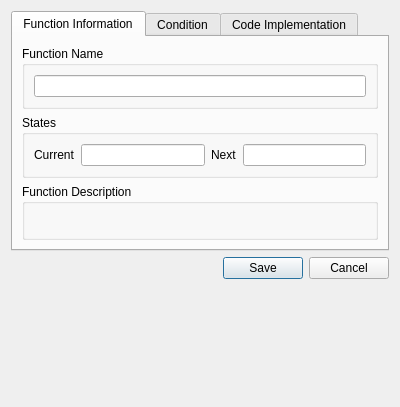
<ui version="4.0" >
 <class>XWidgetEditFunction</class>
 <widget class="QWidget" name="XWidgetEditFunction" >
  <property name="geometry" >
   <rect>
    <x>0</x>
    <y>0</y>
    <width>400</width>
    <height>407</height>
   </rect>
  </property>
  <property name="windowTitle" >
   <string>Form</string>
  </property>
  <layout class="QVBoxLayout" >
   <item>
    <widget class="QTabWidget" name="tabWidget" >
     <property name="currentIndex" >
      <number>0</number>
     </property>
     <widget class="QWidget" name="tab" >
      <attribute name="title" >
       <string>Function Information</string>
      </attribute>
      <layout class="QVBoxLayout" >
       <item>
        <widget class="QGroupBox" name="groupBox" >
         <property name="title" >
          <string>Function Name</string>
         </property>
         <layout class="QVBoxLayout" >
          <item>
           <widget class="QLineEdit" name="name" >
            <property name="text" >
             <string/>
            </property>
           </widget>
          </item>
         </layout>
        </widget>
       </item>
       <item>
        <widget class="QGroupBox" name="groupBox_2" >
         <property name="title" >
          <string>States</string>
         </property>
         <layout class="QHBoxLayout" >
          <item>
           <widget class="QLabel" name="label" >
            <property name="text" >
             <string>Current</string>
            </property>
           </widget>
          </item>
          <item>
           <widget class="QLineEdit" name="currentState" />
          </item>
          <item>
           <widget class="QLabel" name="label_2" >
            <property name="text" >
             <string>Next</string>
            </property>
           </widget>
          </item>
          <item>
           <widget class="QLineEdit" name="nextState" />
          </item>
         </layout>
        </widget>
       </item>
       <item>
        <widget class="QGroupBox" name="groupBox_3" >
         <property name="title" >
          <string>Function Description</string>
         </property>
         <layout class="QVBoxLayout" >
          <item>
           <widget class="QsciScintilla" name="description" >
            <property name="font" >
             <font>
              <family>Monospace</family>
              <pointsize>10</pointsize>
              <stylestrategy>PreferDefault</stylestrategy>
             </font>
            </property>
            <property name="toolTip" >
             <string/>
            </property>
            <property name="whatsThis" >
             <string/>
            </property>
           </widget>
          </item>
         </layout>
        </widget>
       </item>
      </layout>
     </widget>
     <widget class="QWidget" name="tab_3" >
      <attribute name="title" >
       <string>Condition</string>
      </attribute>
      <layout class="QVBoxLayout" >
       <item>
        <widget class="QTextEdit" name="condition" />
       </item>
      </layout>
     </widget>
     <widget class="QWidget" name="tab_2" >
      <attribute name="title" >
       <string>Code Implementation</string>
      </attribute>
      <layout class="QVBoxLayout" >
       <item>
        <widget class="QTextEdit" name="code" />
       </item>
      </layout>
     </widget>
    </widget>
   </item>
   <item>
    <widget class="QDialogButtonBox" name="buttonBox" >
     <property name="orientation" >
      <enum>Qt::Horizontal</enum>
     </property>
     <property name="standardButtons" >
      <set>QDialogButtonBox::Cancel|QDialogButtonBox::Save</set>
     </property>
     <property name="centerButtons" >
      <bool>false</bool>
     </property>
    </widget>
   </item>
   <item>
    <spacer>
     <property name="orientation" >
      <enum>Qt::Vertical</enum>
     </property>
     <property name="sizeHint" stdset="0" >
      <size>
       <width>20</width>
       <height>40</height>
      </size>
     </property>
    </spacer>
   </item>
  </layout>
 </widget>
 <customwidgets>
  <customwidget>
   <class>QsciScintilla</class>
   <extends>QFrame</extends>
   <header>Qsci/qsciscintilla.h</header>
  </customwidget>
 </customwidgets>
 <resources/>
 <connections/>
</ui>
